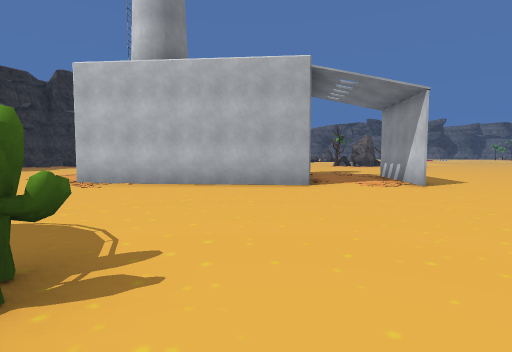
View 1 (above)

24 first-person views from a walk through a scene from a Unity 3-D project. The camera is 1.3 m above the floor, tilts 4° down and sees 80° across. The floor is counted in squares, 2 m on a side. Each view is taken from the middle of a square. On the plan, view 1 faces up. The plan holds only what a view shows up to about 10 squares ahead; the rest is blank. The place goes on beyond the plan. Some animated figures are not drawn. Some surface patterns are stand-ins.

View 2
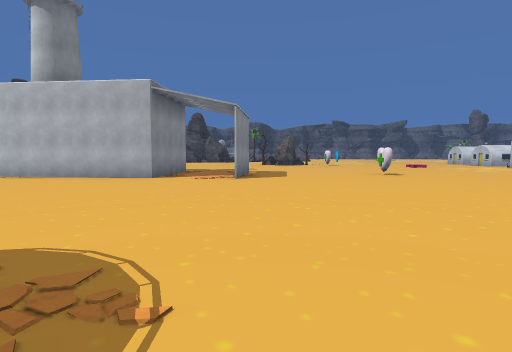

View 3
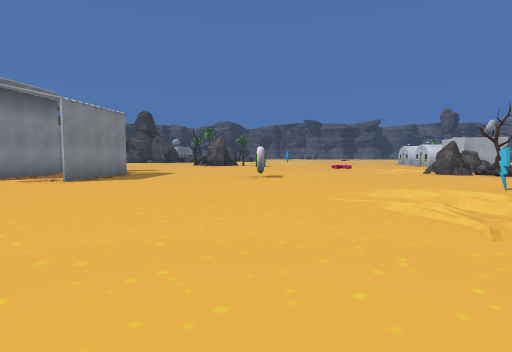

View 4
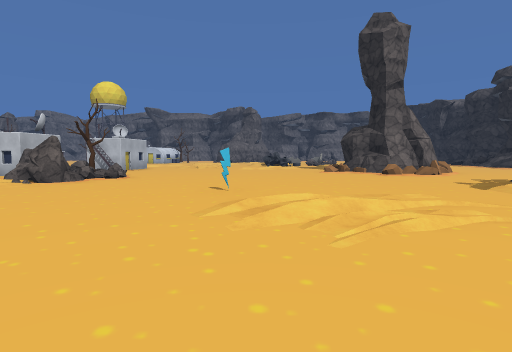

View 5
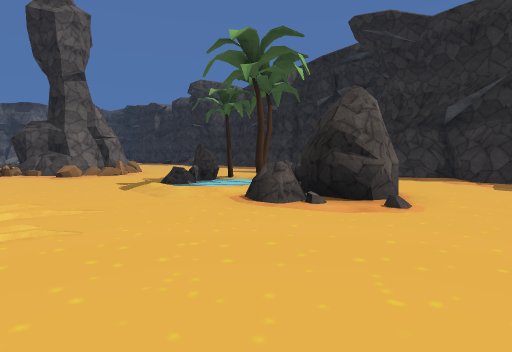

View 6
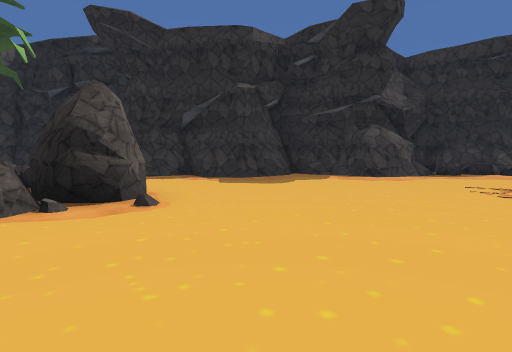

View 7
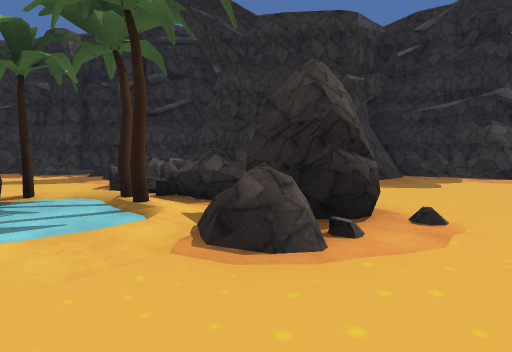

View 8
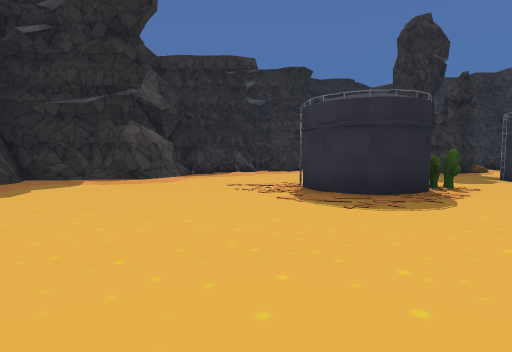

View 9
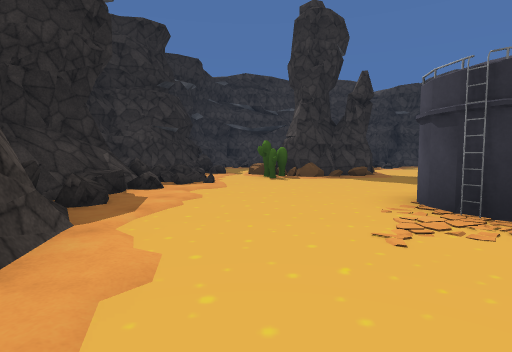

View 10
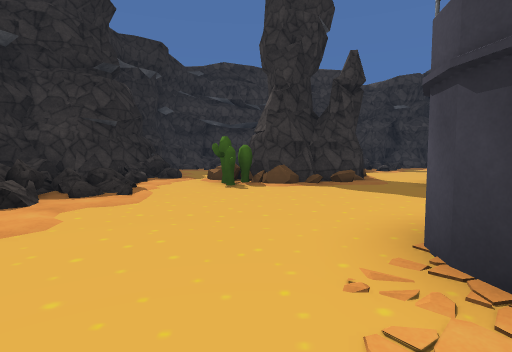

View 11
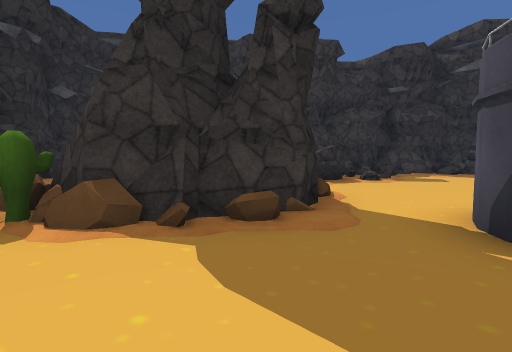

View 12
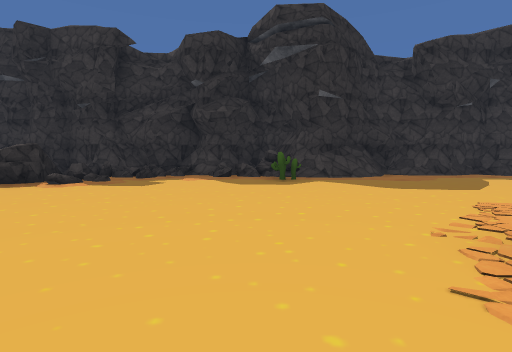

View 13
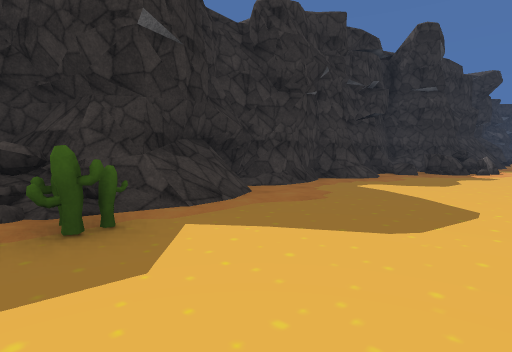

View 14
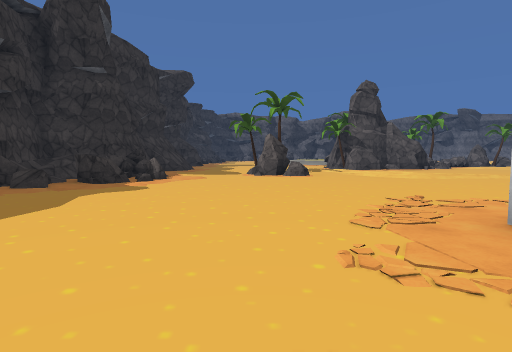

View 15
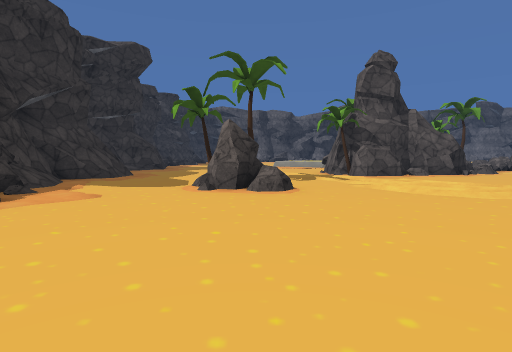

View 16
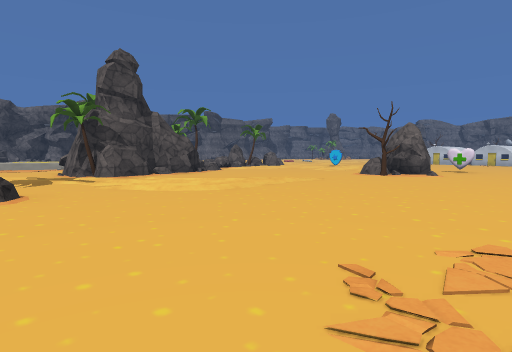

View 17
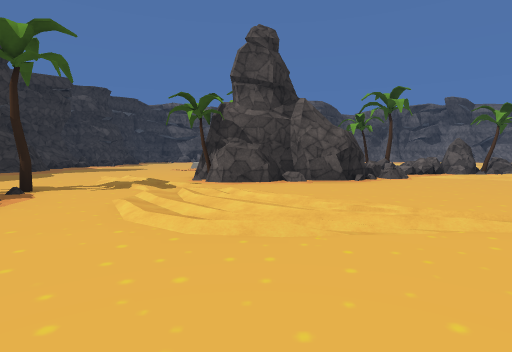

View 18
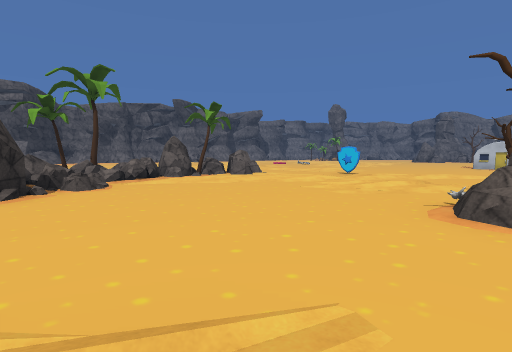

View 19
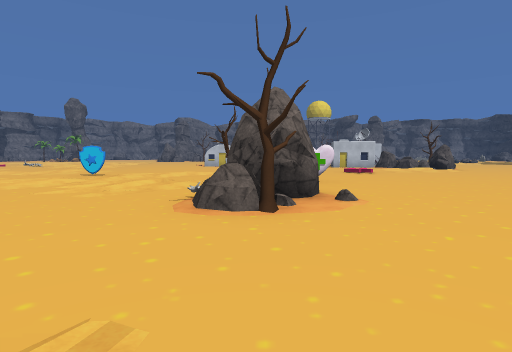

View 20
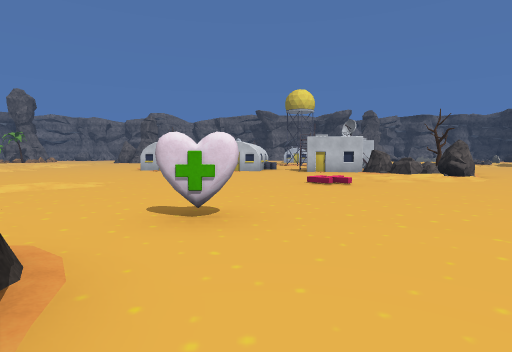

View 21
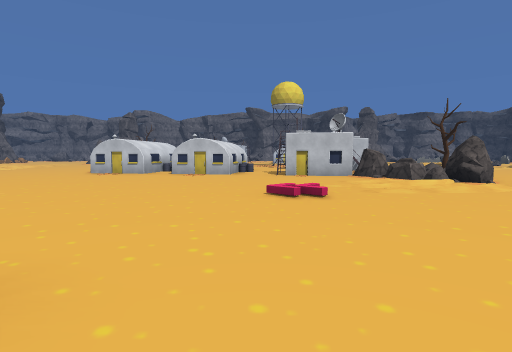

View 22
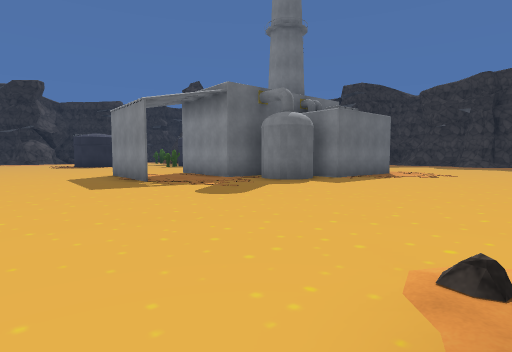

View 23
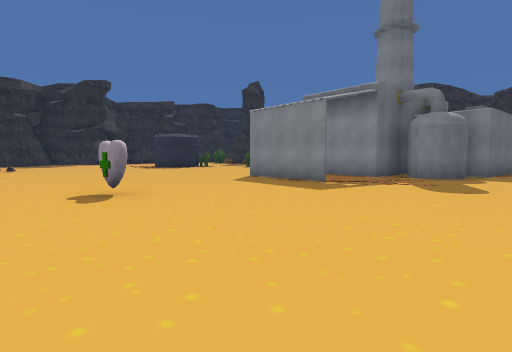

View 24
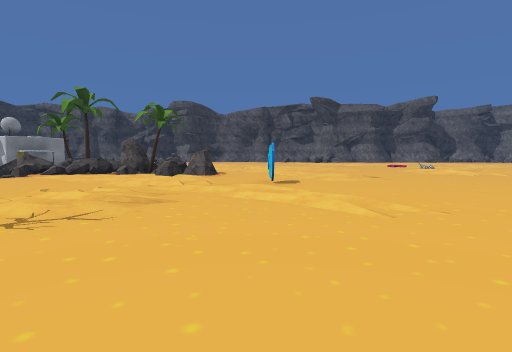

### Floor plan
Key: @ floor where view 1 was taken; # wall or solid block; x gap in a wall; . floor; / step, stairs or slope; = window, fence, low wall or low ledge; ^ raised ledge; v drop or lower ground; O other object.
Columns run from 11 left of view 1 to 17 right of it. Each row starts with its distance up from view 1.
 25    ......#   #=.#OOO/.   ....
 24    ......#   OO.//O/..   ....
 23    ...//.#####..////... /....
 22  ##....//O##......///O.......
 21  ##....///.......././/.......
 20  #...OO.///.......//.//......
 19  #/..OO.////....../ ../......
 18 ##=......////...O.O..........
 17 /==.............OOO..........
 16 /^=..............O.O........O
 15 x=..........................O
 14 .............................
 13 #......................O....O
 12 ........##..................
 11 =....... ###............//.OO
 10  ......   ###.........../OOO
  9 /......   ###..#......../OOO
  8 //.....   # #..#...O.......//
  7 #/.....######..#.............
  6 =O...........................
  5 =.......................O....
  4 =....................//......
  3 ........ ............./......
  2 =#.....  ............//......
  1 #=.....   O..................
  0 #=#=....O..@................=
 -1 #   .#.....O#O.......O/  ...#
 -2 #    ##/....##......OOO O/..#
 -3       ##....##......O##OO ...
 -4       ##............. ==..
 -5       #O..............===..
 -6       #.//............ =x...
 -7       ##/==///##..##./==^....
 -8        #/###=v ###v ##v#==...
 -9        ### #    vv     ######

Positions as (right, up) in squares from view 1, and headings:
1: (0, 0), facing up
2: (4, -2), facing up
3: (8, -1), facing up
4: (7, 4), facing right
5: (7, 2), facing down-right
6: (7, 2), facing down
7: (10, 1), facing down
8: (7, 1), facing down-left
9: (5, -5), facing left
10: (3, -4), facing left
11: (-1, -2), facing left
12: (-2, 5), facing left
13: (-7, 5), facing up-left
14: (-6, 9), facing up
15: (-5, 13), facing up
16: (-5, 13), facing up-right
17: (-1, 15), facing up
18: (1, 17), facing up-right
19: (1, 17), facing right
20: (5, 15), facing right
21: (7, 14), facing right
22: (7, 16), facing down-left
23: (10, 13), facing down-left
24: (10, 15), facing up
